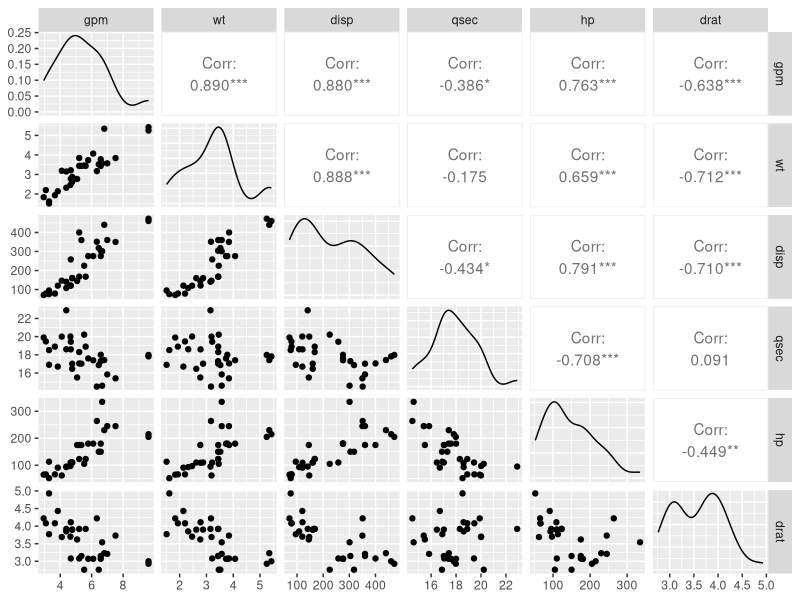
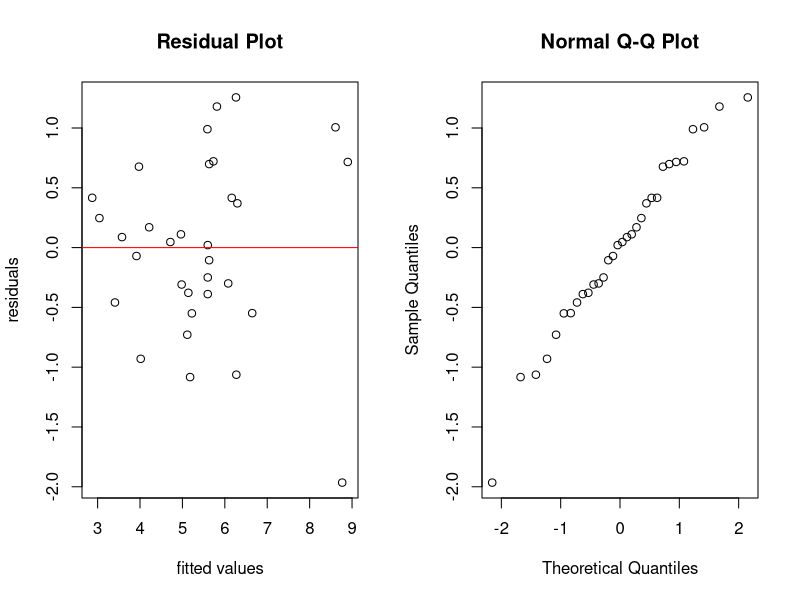

The R source for these figures, in order:
## ---- chunk 1
library(dplyr); library(ggplot2); library(GGally)
data(mtcars)
## ---- chunk 2
mtcars$gpm<-100/mtcars$mpg
## ---- chunk 3
for (i in c(2,8,9,10,11)){mtcars[,i]=factor(mtcars[,i])}
fit<-lm(gpm~factor(am)+wt+disp+qsec+hp-1,data=mtcars)
round(cbind(summary(fit)$coef,confint(fit)),3)
## ---- chunk 4
dispV<-1-summary(lm(disp~factor(am)+wt+hp+qsec,data=mtcars))$r.squared;
hpV<-1-summary(lm(hp~factor(am)+wt+disp+qsec,data=mtcars))$r.squared;
qsecV<-1-summary(lm(qsec~factor(am)+wt+disp+hp,data=mtcars))$r.squared;
tolerance<-data.frame(c("disp","hp","qsec"),round(c(dispV,hpV,qsecV),3))
colnames(tolerance)<-c("Predictor","VIF");tolerance
## ---- chunk 5
fit<-lm(gpm~factor(am)+wt,data=mtcars)
round(cbind(summary(fit)$coef,confint(fit)),3)
## ---- chunk 6
#pairs(mtcars[,-c(2,5,8,9,10,11)])
ggpairs(mtcars[,c("gpm","wt","disp","qsec","hp","drat")])
## ---- chunk 7
par(mfrow=c(1,2))
#plot(fit)
plot(fit$fitted.values,fit$residuals,xlab="fitted values",ylab="residuals",main="Residual Plot")
abline(0,0,col="red")
qqnorm(resid(fit))
